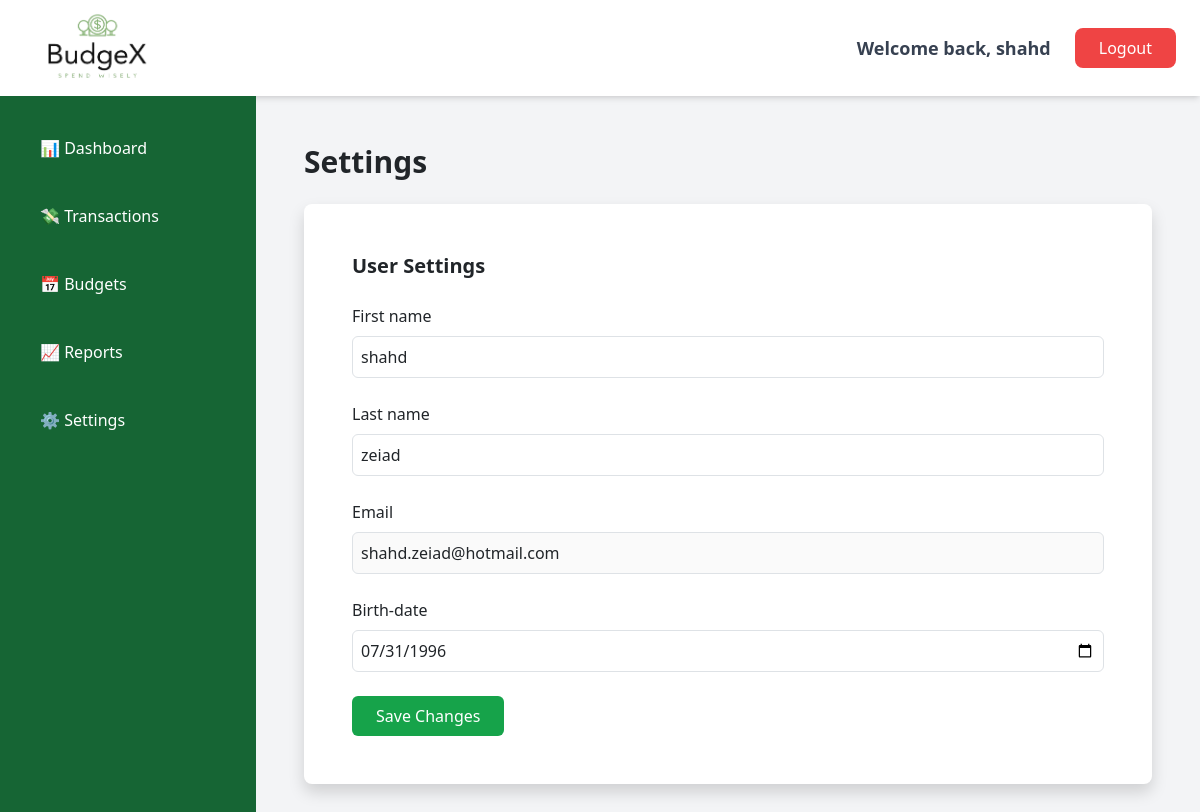
The app's page /settings (signed in) with its own data.
### budgex_app/models.py (models this page shows)
class User(models.Model):
    first_name=models.CharField(max_length=45)
    last_name=models.CharField(max_length=45)
    email=models.CharField(max_length=255,unique=True)
    birthdate = models.DateField(null=True, blank=True)
    password=models.CharField(max_length=128)
    created_at=models.DateField(auto_now=True)
    updated_at=models.DateField(auto_now=True)
    objects=userManager()

### budgex_app/views.py (the view, shortened to what this page needs)
# urls.py: path('settings',views.settings,name='settings'),
def settings(request):
    if 'userid' not in request.session:
        return redirect('login')
    userid = int(request.session.get('userid'))  # Ensure it's an integer
    user = User.objects.get(id=userid)
    birthdate = user.birthdate
    context = {
        'username': user.first_name,
        'firstname':user.first_name,
        'lastname':user.last_name,
        'useremail':user.email,
        'userid': userid,
        'birthdate':birthdate
    }
    return render(request, 'settings.html',context)

### budgex_app/templates/settings.html (shortened to what this page needs)
{% extends "layout.html" %}
{% load static %}
{% block content %}
<link rel="stylesheet" href="{% static 'css/style.css' %}">
<div class="flex-1 p-6">
    <h1 class="text-3xl font-semibold mb-6">Settings</h1>
    <div class="bg-white p-5 rounded-lg shadow">
        <h3 class="text-xl font-semibold mb-4">User Settings</h3>
        <form method="POST" action="settings">
            <label class="block mb-2">First name</label>
            <input type="text" class="w-full p-2 border rounded mb-4" placeholder="Enter First name" value="{{ firstname }}" name="first_name">
            <label class="block mb-2">Last name</label>
            <input type="text" class="w-full p-2 border rounded mb-4" placeholder="Enter Last name" value="{{ lastname }}" name="last_name">
            <label class="block mb-2">Email</label>
            <input type="email" class="w-full p-2 border rounded mb-4" value="{{ useremail }}" disabled>
            <label class="block mb-2">Birth-date</label>
            <input type="date" class="w-full p-2 border rounded mb-4" name="birthdate" value="{{ birthdate|date:'Y-m-d' }}">
            <button type="submit" class="bg-green-600 text-white px-4 py-2 rounded">Save Changes</button>
        </form>
    </div>
</div>
{% endblock %}

### budgex_app/templates/layout.html (shortened to what this page needs)
{% load static %}
<!DOCTYPE html>
<html lang="en">
<head>
    <script src="https://cdn.tailwindcss.com"></script>
    <link href="https://cdn.jsdelivr.net/npm/bootstrap@5.3.3/dist/css/bootstrap.min.css" rel="stylesheet">
</head>
<body class="bg-gray-100">
    <nav class="bg-white shadow-md px-4 flex justify-between ">
        <a href="#"><img class="h-24" src="{% static 'images/logo.png' %}" alt="BudgeX Logo"></a>
        <div class="flex items-center gap-4">
            <h5 class="text-lg font-semibold text-gray-700">Welcome back, {{ username }}</h5>
            <a href="{% url 'logout' %}" class="bg-red-500 text-white px-4 py-2 rounded-lg hover:bg-red-600 transition">Logout</a>
        </div>
    </nav>
    <div class="flex h-screen">
        <div class="w-64 bg-green-800 text-white p-6">
            <ul class="space-y-3">
                <li class="hover:bg-green-700 p-3 rounded-lg transition"><a href="{% url 'index' %}" class="block">📊 Dashboard</a></li>
                <li class="hover:bg-green-700 p-3 rounded-lg transition"><a href="{% url 'transactions' %}" class="block">💸 Transactions</a></li>
                <li class="hover:bg-green-700 p-3 rounded-lg transition"><a href="{% url 'budget' %}" class="block">📅 Budgets</a></li>
                <li class="hover:bg-green-700 p-3 rounded-lg transition"><a href="{% url 'reports' %}" class="block">📈 Reports</a></li>
                <li class="hover:bg-green-700 p-3 rounded-lg transition"><a href="{% url 'settings' %}" class="block">⚙️ Settings</a></li>
            </ul>
        </div>
        <div class="flex-1 p-6">
            {% block content %}
            {% endblock %}
        </div>
    </div>
</body>
</html>

### records on screen
User: first_name "shahd", last_name "zeiad", email "shahd.zeiad@hotmail.com", birthdate "07/31/1996"
